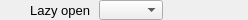
    <widget class="PyDMFrame" name="composite_37">
      <property name="geometry">
        <rect>
          <x>457</x>
          <y>273</y>
          <width>248</width>
          <height>20</height>
        </rect>
      </property>
      <widget class="QLabel" name="text_43">
        <property name="geometry">
          <rect>
            <x>0</x>
            <y>0</y>
            <width>90</width>
            <height>20</height>
          </rect>
        </property>
        <property name="text">
          <string>Lazy open</string>
        </property>
        <property name="font" stdset="0">
          <font>
            <pointsize>10</pointsize>
          </font>
        </property>
        <property name="brush" stdset="0">
          <brush brushstyle="SolidPattern">
            <color alpha="255">
              <red>0</red>
              <green>0</green>
              <blue>0</blue>
            </color>
          </brush>
        </property>
        <property name="toolTip">
          <string>text_43</string>
        </property>
        <property name="alignment">
          <set>Qt::AlignRight|Qt::AlignTrailing|Qt::AlignVCenter</set>
        </property>
        <property name="styleSheet">
          <string notr="true">QLabel#text_43 {
  color: rgb(0, 0, 0);
  }</string>
        </property>
      </widget>
      <widget class="PyDMEnumComboBox" name="menu_7">
        <property name="geometry">
          <rect>
            <x>99</x>
            <y>0</y>
            <width>64</width>
            <height>20</height>
          </rect>
        </property>
        <property name="toolTip">
          <string>${prefix}LazyOpen</string>
        </property>
        <property name="channel" stdset="0">
          <string>ca://${prefix}LazyOpen</string>
        </property>
        <property name="font" stdset="0">
          <font>
            <pointsize>10</pointsize>
          </font>
        </property>
        <property name="styleSheet">
          <string notr="true">PyDMEnumComboBox#menu_7 {
  color: rgb(0, 0, 0);
  background-color: rgb(115, 223, 255);
  }</string>
        </property>
      </widget>
      <widget class="PyDMLabel" name="text_update_42">
        <property name="geometry">
          <rect>
            <x>168</x>
            <y>1</y>
            <width>80</width>
            <height>18</height>
          </rect>
        </property>
        <property name="toolTip">
          <string>PV: ${prefix}LazyOpen_RBV</string>
        </property>
        <property name="channel" stdset="0">
          <string>ca://${prefix}LazyOpen_RBV</string>
        </property>
        <property name="font" stdset="0">
          <font>
            <pointsize>10</pointsize>
          </font>
        </property>
        <property name="alignment">
          <set>Qt::AlignLeading|Qt::AlignLeft|Qt::AlignVCenter</set>
        </property>
        <property name="textInteractionFlags">
          <set>Qt::TextSelectableByKeyboard|Qt::TextSelectableByMouse</set>
        </property>
        <property name="styleSheet">
          <string notr="true">PyDMLabel#text_update_42 {
  color: rgb(10, 0, 184);
  background-color: rgb(187, 187, 187);
  }</string>
        </property>
      </widget>
    </widget>
